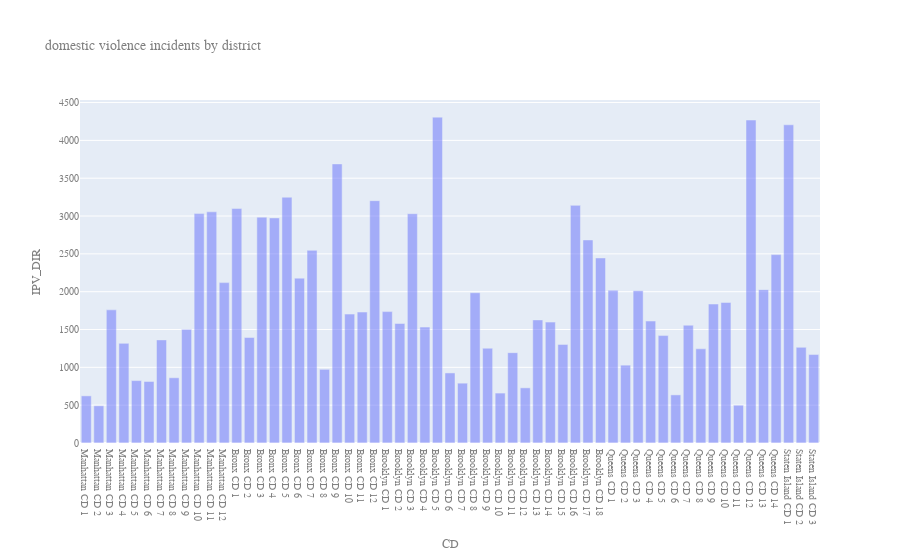

Here is the notebook cell this chart was saved with:
### Code cell
fig = px.bar(x = big_data_transposed.T['cd_short_title'], y = big_data_transposed.T['IPV_DIR'], 
                  title='domestic violence incidents by district', opacity=0.5, )

fig.update_layout(
    
    xaxis_title="CD",
    yaxis_title="IPV_DIR",
#     width = [10,20],
    font=dict(
        family="Courier New, monospace",
        size=10,
        color="#7f7f7f"
    )
)

fig.show()

### Figure 1 — Plotly figure (JSON) as saved in the notebook; plotly's stock layout.template omitted (floating-point values rounded to 4 significant figures)
{"data": [{"alignmentgroup": "True", "hoverlabel": {"namelength": 0}, "hovertemplate": "x=%{x}<br>y=%{y}", "legendgroup": "", "marker": {"color": "#636efa", "opacity": 0.5}, "name": "", "offsetgroup": "", "orientation": "v", "showlegend": false, "textposition": "auto", "type": "bar", "x": ["Manhattan CD 1", "Manhattan CD 2", "Manhattan CD 3", "Manhattan CD 4", "Manhattan CD 5", "Manhattan CD 6", "Manhattan CD 7", "Manhattan CD 8", "Manhattan CD 9", "Manhattan CD 10", "Manhattan CD 11", "Manhattan CD 12", "Bronx CD 1", "Bronx CD 2", "Bronx CD 3", "Bronx CD 4", "Bronx CD 5", "Bronx CD 6", "Bronx CD 7", "Bronx CD 8", "Bronx CD 9", "Bronx CD 10", "Bronx CD 11", "Bronx CD 12", "Brooklyn CD 1", "Brooklyn CD 2", "Brooklyn CD 3", "Brooklyn CD 4", "Brooklyn CD 5", "Brooklyn CD 6", "Brooklyn CD 7", "Brooklyn CD 8", "Brooklyn CD 9", "Brooklyn CD 10", "Brooklyn CD 11", "Brooklyn CD 12", "Brooklyn CD 13", "Brooklyn CD 14", "Brooklyn CD 15", "Brooklyn CD 16", "Brooklyn CD 17", "Brooklyn CD 18", "Queens CD 1", "Queens CD 2", "Queens CD 3", "Queens CD 4", "Queens CD 5", "Queens CD 6", "Queens CD 7", "Queens CD 8", "Queens CD 9", "Queens CD 10", "Queens CD 11", "Queens CD 12", "Queens CD 13", "Queens CD 14", "Staten Island CD 1", "Staten Island CD 2", "Staten Island CD 3"], "xaxis": "x", "y": [623, 492, 1760, 1317, 825, 813, 1363, 862, 1502, 3032, 3056, 2120, 3099, 1395, 2985, 2975, 3249, 2179, 2547, 974, 3689, 1704, 1731, 3203, 1737, 1580, 3030, 1532, 4307, 926, 791, 1986, 1253, 660, 1194, 729, 1627, 1598, 1303, 3141, 2684, 2446, 2019, 1029, 2014, 1612, 1420, 636, 1557, 1245, 1837, 1858, 500, 4269, 2027, 2490, 4206, 1265, 1169], "yaxis": "y"}], "layout": {"barmode": "relative", "font": {"color": "#7f7f7f", "family": "Courier New, monospace", "size": 10}, "legend": {"tracegroupgap": 0}, "title": {"text": "domestic violence incidents by district"}, "xaxis": {"anchor": "y", "domain": [0, 1], "title": {"text": "CD"}}, "yaxis": {"anchor": "x", "domain": [0, 1], "title": {"text": "IPV_DIR"}}}}
